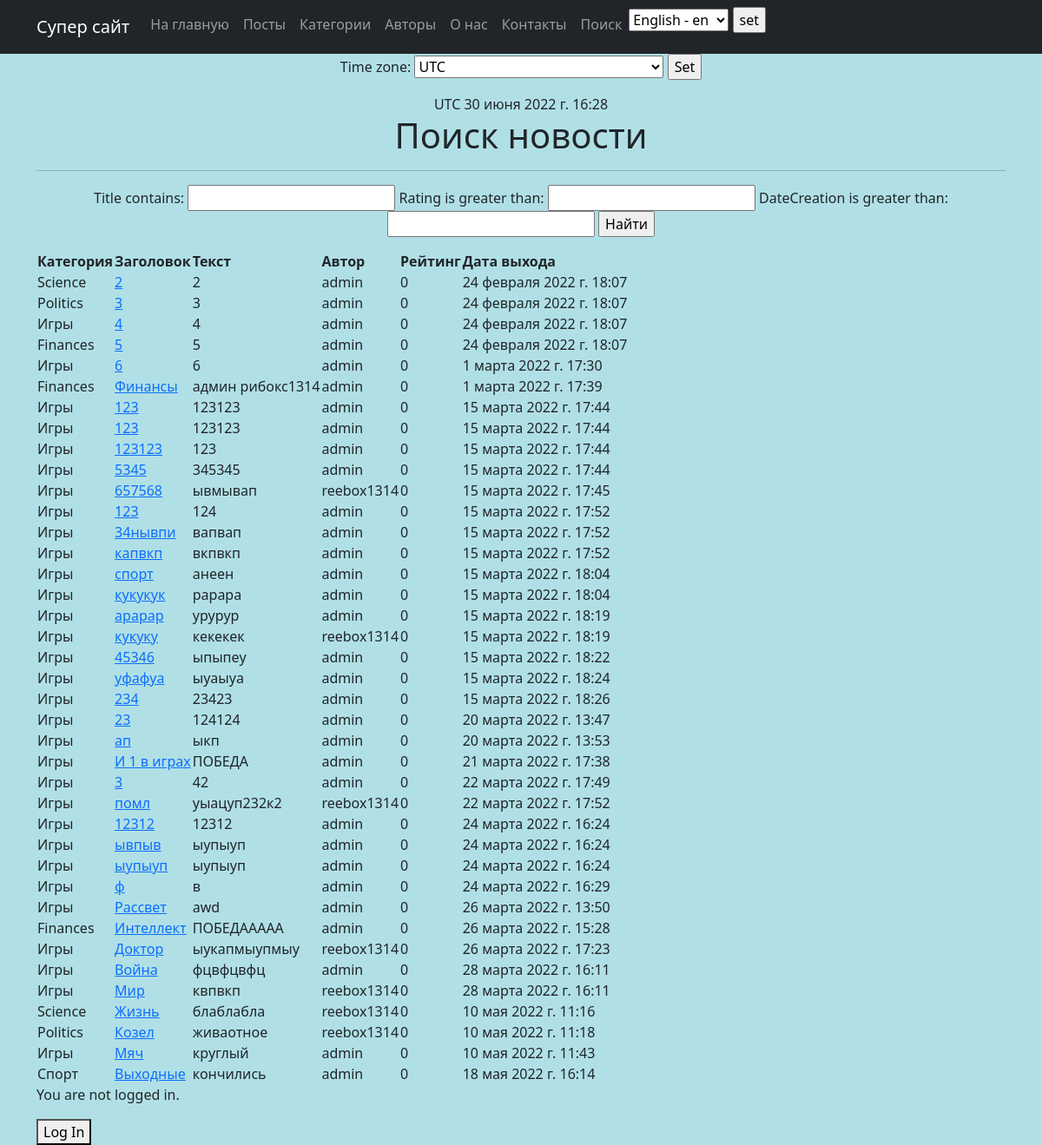
/posts/search/, run on the app's committed database.
### news/models.py (models this page shows, shortened)
class Category(models.Model):
    name = models.CharField(max_length=64, unique=True)
    subscribers = models.ManyToManyField(User, blank=True)

class Post(models.Model):
    author = models.ForeignKey(Author, on_delete=models.CASCADE)
    NEWS = 'NW'
    ARTICLE = 'AR'
    CATEGORY_CHOICES = (
        (NEWS, 'Новость'),
        (ARTICLE, 'Статья'),
    )
    categoryType = models.CharField(max_length=2, choices=CATEGORY_CHOICES, default=ARTICLE)
    postCategory = models.ManyToManyField(Category, through='PostCategory')
    title = models.CharField(max_length=128)
    text = models.TextField()
    rating = models.SmallIntegerField(default=0)
    dateCreation = models.DateTimeField(auto_now_add=True)

class Author(models.Model):
    authorUser = models.OneToOneField(User, on_delete=models.CASCADE)
    ratingAuthor = models.SmallIntegerField(default=0)
    nameAuthor = models.CharField(max_length=128, blank=True)
    descriptionAuthor = models.CharField(max_length=256, blank=True)

### news/views.py (the view, shortened to what this page needs)
# urls.py: path('search/', PostSearch.as_view(), name='post_search'),
class PostSearch(ListView):
    model = Post
    template_name = 'news_app/post_search.html'
    context_object_name = 'posts'
    ordering = ['dateCreation']
    paginate_by = 3
    def get_context_data(self, **kwargs):
        context = super().get_context_data(**kwargs)
        context['filter'] = PostFilter(self.request.GET, queryset=self.get_queryset())
        context['current_time'] = timezone.now()
        context['timezones'] = pytz.common_timezones
        return context

### templates/news_app/post_search.html (shortened to what this page needs)
{% extends 'flatpages/default.html' %}
{% load custom_filters %}
{% block content %}
    <h1>Поиск новости</h1>
    <hr>
    <form method="GET">
    {{ filter.form }}
    <input type="submit" value="Найти">
    </form>
    {% if posts %}
        <table>
            <thead>
                <th>
                    Категория
                </th>
                <th>
                    Заголовок
                </th>
                <th>
                    Текст
                </th>
                <th>
                    Автор
                </th>
                <th>
                    Рейтинг
                </th>
                <th>
                    Дата выхода
                </th>
            </thead>
                 {% for post in filter.qs %}
                <tr>
                    <td>
                        {% for i in post.postCategory.all %}
                        {{ i.name }}
                        {% endfor %}
                    </td>
                    <td>
                        <a href="{% url 'post_detail' post.id %}">{{ post.title}}</a>
                    </td>
                    <td>
                        {{ post.text|truncatewords:50 }}
                    </td>
                    <td>
                        {{ post.author.authorUser }}
                    </td>
                    <td>
                        {{ post.rating }}
                    </td>
                    <td>
                        {{ post.dateCreation }}
                    </td>
                </tr>
            {% endfor %}
        </table>
    {% endif %}
{% endblock content %}

### data on the page
Post: title "2", text "2", author.authorUser "admin", rating "0", dateCreation "24 февраля 2022 г. 18:07"
Category: name "Science"
Post: title "3", text "3", author.authorUser "admin", rating "0", dateCreation "24 февраля 2022 г. 18:07"
Category: name "Politics"
Post: title "4", text "4", author.authorUser "admin", rating "0", dateCreation "24 февраля 2022 г. 18:07"
Category: name "Игры"
Post: title "5", text "5", author.authorUser "admin", rating "0", dateCreation "24 февраля 2022 г. 18:07"
Category: name "Finances"
Post: title "6", text "6", author.authorUser "admin", rating "0", dateCreation "1 марта 2022 г. 17:30"
Post: title "Финансы", text "админ рибокс1314", author.authorUser "admin", rating "0", dateCreation "1 марта 2022 г. 17:39"
Post: title "123", text "123123", author.authorUser "admin", rating "0", dateCreation "15 марта 2022 г. 17:44"
Post: title "123", text "123123", author.authorUser "admin", rating "0", dateCreation "15 марта 2022 г. 17:44"
Post: title "123123", text "123", author.authorUser "admin", rating "0", dateCreation "15 марта 2022 г. 17:44"
Post: title "5345", text "345345", author.authorUser "admin", rating "0", dateCreation "15 марта 2022 г. 17:44"
Post: title "657568", text "ывмывап", author.authorUser "reebox1314", rating "0", dateCreation "15 марта 2022 г. 17:45"
Post: title "123", text "124", author.authorUser "admin", rating "0", dateCreation "15 марта 2022 г. 17:52"
Post: title "34нывпи", text "вапвап", author.authorUser "admin", rating "0", dateCreation "15 марта 2022 г. 17:52"
Post: title "капвкп", text "вкпвкп", author.authorUser "admin", rating "0", dateCreation "15 марта 2022 г. 17:52"
Post: title "спорт", text "анеен", author.authorUser "admin", rating "0", dateCreation "15 марта 2022 г. 18:04"
Post: title "кукукук", text "рарара", author.authorUser "admin", rating "0", dateCreation "15 марта 2022 г. 18:04"
Post: title "арарар", text "урурур", author.authorUser "admin", rating "0", dateCreation "15 марта 2022 г. 18:19"
Post: title "кукуку", text "кекекек", author.authorUser "reebox1314", rating "0", dateCreation "15 марта 2022 г. 18:19"
Post: title "45346", text "ыпыпеу", author.authorUser "admin", rating "0", dateCreation "15 марта 2022 г. 18:22"
Post: title "уфафуа", text "ыуаыуа", author.authorUser "admin", rating "0", dateCreation "15 марта 2022 г. 18:24"
Post: title "234", text "23423", author.authorUser "admin", rating "0", dateCreation "15 марта 2022 г. 18:26"
Post: title "23", text "124124", author.authorUser "admin", rating "0", dateCreation "20 марта 2022 г. 13:47"
Post: title "ап", text "ыкп", author.authorUser "admin", rating "0", dateCreation "20 марта 2022 г. 13:53"
Post: title "И 1 в играх", text "ПОБЕДА", author.authorUser "admin", rating "0", dateCreation "21 марта 2022 г. 17:38"
Post: title "3", text "42", author.authorUser "admin", rating "0", dateCreation "22 марта 2022 г. 17:49"
Post: title "помл", text "уыацуп232к2", author.authorUser "reebox1314", rating "0", dateCreation "22 марта 2022 г. 17:52"
Post: title "12312", text "12312", author.authorUser "admin", rating "0", dateCreation "24 марта 2022 г. 16:24"
Post: title "ывпыв", text "ыупыуп", author.authorUser "admin", rating "0", dateCreation "24 марта 2022 г. 16:24"
Post: title "ыупыуп", text "ыупыуп", author.authorUser "admin", rating "0", dateCreation "24 марта 2022 г. 16:24"
Post: title "ф", text "в", author.authorUser "admin", rating "0", dateCreation "24 марта 2022 г. 16:29"
Post: title "Рассвет", text "awd", author.authorUser "admin", rating "0", dateCreation "26 марта 2022 г. 13:50"
Post: title "Интеллект", text "ПОБЕДААААА", author.authorUser "admin", rating "0", dateCreation "26 марта 2022 г. 15:28"
Post: title "Доктор", text "ыукапмыупмыу", author.authorUser "reebox1314", rating "0", dateCreation "26 марта 2022 г. 17:23"
Post: title "Война", text "фцвфцвфц", author.authorUser "admin", rating "0", dateCreation "28 марта 2022 г. 16:11"
Post: title "Мир", text "квпвкп", author.authorUser "reebox1314", rating "0", dateCreation "28 марта 2022 г. 16:11"
Post: title "Жизнь", text "блаблабла", author.authorUser "reebox1314", rating "0", dateCreation "10 мая 2022 г. 11:16"
Post: title "Козел", text "живаотное", author.authorUser "reebox1314", rating "0", dateCreation "10 мая 2022 г. 11:18"
Post: title "Мяч", text "круглый", author.authorUser "admin", rating "0", dateCreation "10 мая 2022 г. 11:43"
Post: title "Выходные", text "кончились", author.authorUser "admin", rating "0", dateCreation "18 мая 2022 г. 16:14"
Category: name "Спорт"

### other printed values
{{ TIME_ZONE }} "UTC"
{{ current_time|timezone:TIME_ZONE }} "30 июня 2022 г. 16:28"
form field language "English - en"
form field timezone "UTC"
